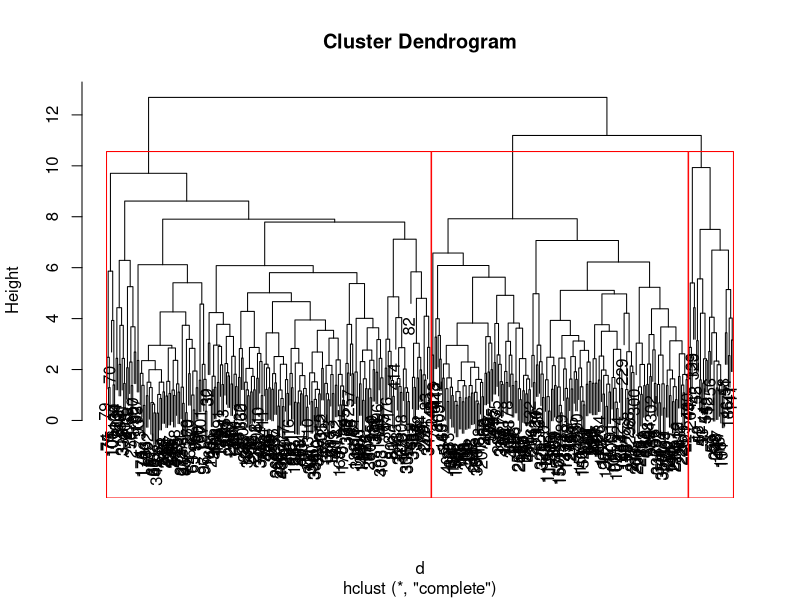
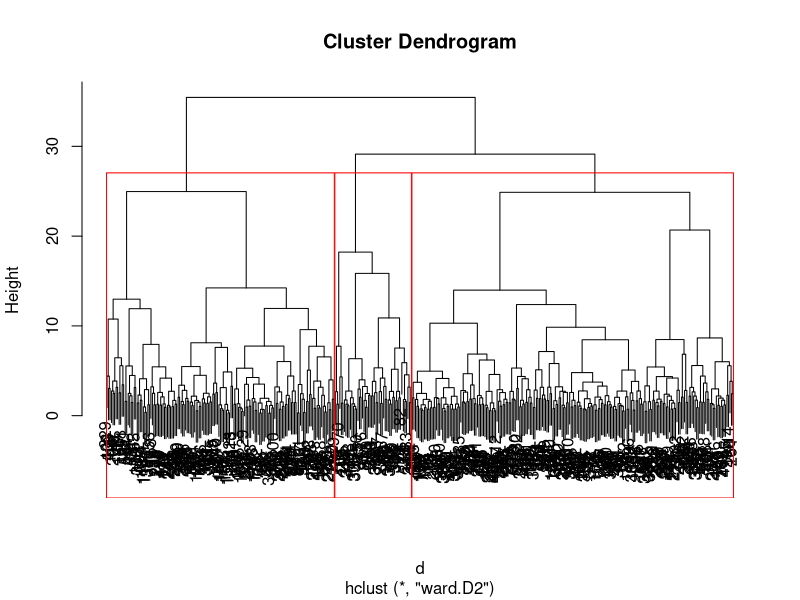

The R source for these figures, in order:
## ---- chunk 1
knitr::opts_chunk$set(echo = TRUE)
## ---- chunk 2
dat=read.csv("TUTI_post2.csv",header=T)
#standardizing all variables except the categorical variable, "threat". All acoustic measurements are standardized.
sdat=scale(dat[,2:12])
# In this post, I will comparing whether clusters match with the 3 threats condition: low, medium, high,
# using hierarchical clustering (euclidean distance and complete linkage and euclidan distance with ward linkage), and K-means. Because the number of threat condition is 3, I will fix the number of clusters to be 3 in all methods to match the cluster labels and threat conditions later. 

# 1.Hierarchical clustering

#complete linkage with euclidean distance matrix
d = dist(sdat, method = "euclidean") # distance matrix
fit_comp = hclust(d, method="complete")
fit_ward = hclust(d, method="ward.D2")
plot(fit_comp) # display dendogram
#how many number of clusters?
rect.hclust(fit_comp, k=3, border="red")
hc_comp_labels= cutree(fit_comp, k=3)
hc_ward_labels= cutree(fit_ward, k=3)
plot(fit_ward) 
rect.hclust(fit_ward, k=3, border="red")


#2. K-means clustering
fit_km = kmeans(sdat, 3)
km_labels=fit_km$cluster
#plotcluster(sdat,km_labels)

## ---- chunk 3
table(hc_comp_labels,dat[,1])
table(hc_ward_labels,dat[,1])
#k-means label here. see if I can find PC=>HW5 200line
